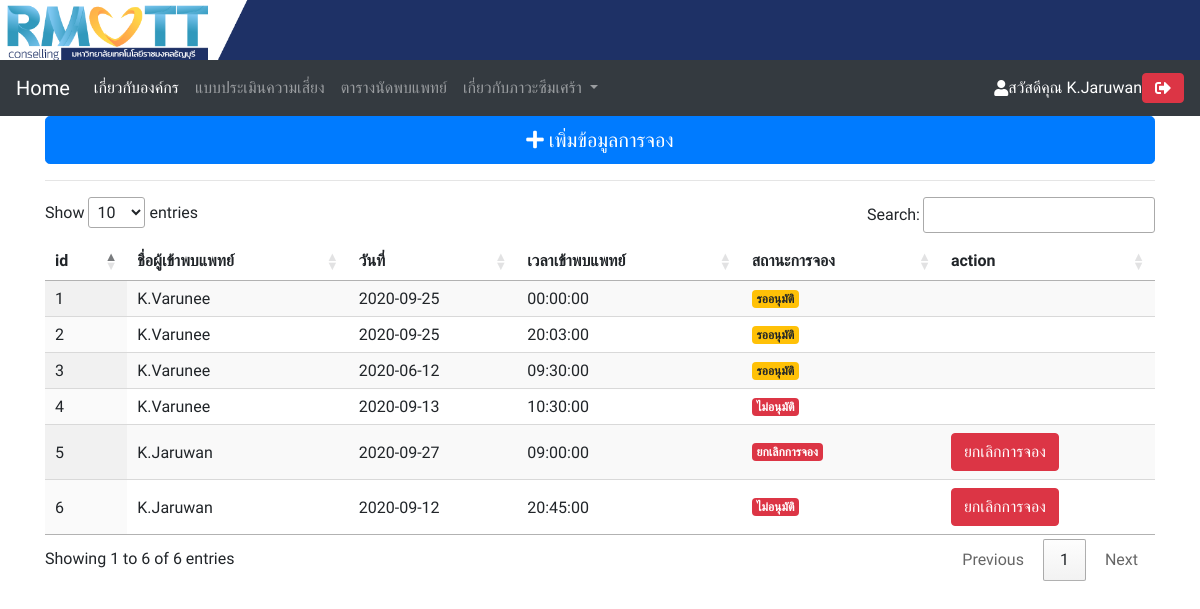
The page /meetdoctor.php (signed in) on the database its author committed.
### tables this page shows
CREATE TABLE `meetdr` (
  `id` int(11) NOT NULL,
  `date` date NOT NULL,
  `time` time NOT NULL,
  `ownerid` varchar(13) NOT NULL,
  `status` tinyint(1) NOT NULL DEFAULT '0',
  `timestamp` timestamp NOT NULL DEFAULT CURRENT_TIMESTAMP
);

### checkrole.php (called while the page is built, shortened)
<?php
require 'dbconfig.php';
$datathisuser = mysqli_Fetch_Array(mysqli_query($conn,"SELECT * FROM login Where id='$_SESSION[id]'"));
function statusbar($statusid){
    if($statusid==0){
        $text = "รออนุมัติ";
    }elseif($statusid==1){
        $color = "success";
        $text = "อนุมัติแล้ว รอพบแพทย์";
    }elseif($statusid==2){
        $text = "ไม่อนุมัติ";
    }elseif($statusid==3){
        $text = "ยกเลิกการจอง";
    }
    return $text;
}
function colorbadge($statusid){
    if($statusid==0){
        $color = "warning";
    }elseif($statusid==1){
        $color = "success";
        $text = "อนุมัติแล้ว รอพบแพทย์";
    }elseif($statusid==2){
        $color = "danger";
    }elseif($statusid==3){
        $color = "danger";
    }
    return $color;
}

### meetdoctor.php (the view, shortened to what this page needs)
<?php
require_once 'checkrole.php';
?>
<!doctype html>
<html lang="en">
<head>
    <link rel="stylesheet" href="https://stackpath.bootstrapcdn.com/bootstrap/4.5.2/css/bootstrap.min.css">
    <link rel="stylesheet" href="https://pro.fontawesome.com/releases/v5.10.0/css/all.css" />
    <link rel="stylesheet" type="text/css" href="https://cdn.datatables.net/1.10.22/css/jquery.dataTables.css">
</head>
<body>
    <?php require_once 'banner.php'; ?>
    <?php require_once 'navbar.php'; ?>
    <div class="container">
        <div class="row">
            <div class="col">
                <button type="button" class="btn btn-primary btn-lg btn-block" data-toggle="modal" data-target="#modelId">
                    <i class="fa fa-plus" aria-hidden="true"></i> เพิ่มข้อมูลการจอง
                </button>
                <hr>
                <table id="allmeetdoctor" class="display">
                    <thead>
                        <tr>
                            <th>id</th>
                            <th>ชื่อผู้เข้าพบแพทย์</th>
                            <th>วันที่</th>
                            <th>เวลาเข้าพบแพทย์</th>
                            <th>สถานะการจอง</th>
                            <th>action</th>
                        </tr>
                    </thead>
                    <tbody>
                        <?php
                        $sql = $conn->query("SELECT * FROM meetdr");
                        while ($datamymeetdr = $sql->fetch_assoc()) {
                            $dataname = $conn->query("SELECT name FROM login Where id='$datamymeetdr[ownerid]'")->fetch_assoc();
                        ?>
                            <tr>
                                <td><?= $datamymeetdr['id'] ?></td>
                                <td><?= $dataname['name'] ?></td>
                                <td><?= $datamymeetdr['date'] ?></td>
                                <td><?= $datamymeetdr['time'] ?></td>
                                <td><span class="badge badge-<?= colorbadge($datamymeetdr['status'])  ?>"><?= statusbar($datamymeetdr['status'])  ?></span></td>
                                <td>
                                    <?php if($_SESSION['role']==1){ ?>
                                    <a href="approve.php?id=<?= $datamymeetdr['id'] ?>" class="btn btn-success">อนุมัติ</a>
                                    <a href="notapprovemymeet.php?id=<?= $datamymeetdr['id'] ?>" class="btn btn-danger">ไม่อนุมัติ</a>
                                    <?php }elseif($_SESSION['role']==2 AND $_SESSION['id']==$datamymeetdr['ownerid']){ ?>
                                        <a href="deletemymeet.php?id=<?= $datamymeetdr['id'] ?>" class="btn btn-danger">ยกเลิกการจอง</a>
                                    <?php } ?>
                                </td>
                            </tr>
                        <?php } ?>
                    </tbody>
                </table>
            </div>
        </div>
    </div>
</body>
</html>

### navbar.php (shortened to what this page needs)
<nav class="navbar navbar-expand-lg navbar-dark bg-dark text-white">
    <a class="navbar-brand" href="index.php">Home</a>
    <div class="collapse navbar-collapse" id="navbarSupportedContent">
        <ul class="navbar-nav mr-auto">
            <li class="nav-item active">
                <a class="nav-link" href="about.php">เกี่ยวกับองค์กร <span class="sr-only">(current)</span></a>
            </li>
            <li class="nav-item">
                <a class="nav-link" href="sad.php">แบบประเมินความเสี่ยง</a>
            </li>
            <?php
            if ($_SESSION['logined'] === TRUE) { ?>
                <li class="nav-item">
                    <a class="nav-link" href="meetdoctor.php">ตารางนัดพบแพทย์</a>
                </li>
            <?php } ?>
            <li class="nav-item dropdown">
                <a class="nav-link dropdown-toggle" href="#" id="navbarDropdown" role="button" data-toggle="dropdown" aria-haspopup="true" aria-expanded="false">
                    เกี่ยวกับภาวะซึมเศร้า
                </a>
            </li>
        </ul>
        <?php
        if ($_SESSION['logined'] == FALSE) { ?>
            <button class="btn btn-outline-success my-2 my-sm-0" data-toggle="modal" data-target="#exampleModal" data-whatever="@mdo">เข้าสู่ระบบ</button>
            <div class="modal fade text-dark" id="exampleModal" tabindex="-1" aria-labelledby="exampleModalLabel" aria-hidden="true">
                <div class="modal-dialog">
                    <div class="modal-content">
                        <div class="modal-header">
                            <h5 class="modal-title" id="exampleModalLabel">เข้าสู่ระบบ</h5>
                            <button type="button" class="close" data-dismiss="modal" aria-label="Close">
                                <span aria-hidden="true">&times;</span>
                            </button>
                        </div>
                        <div class="modal-body">
                            <form action="" method="post">
                                <div class="form-group">
                                    <label for="recipient-name" class="col-form-label">รหัสบัตรนักศึกษา:</label>
                                    <input type="text" name="username" class="form-control" id="recipient-name" required="">
                                </div>
                                <div class="form-group">
                                    <label for="message-text" class="col-form-label">รหัสผ่าน:</label>
                                    <input type="password" name="password" class="form-control" required="">
                                </div>
                        </div>
                        <div class="modal-footer">
                            <button type="button" class="btn btn-secondary" data-dismiss="modal">ปิด</button>
                            <button type="submit" name="submit" class="btn btn-primary">เข้าสู่ระบบ</button>
                            </form>
                        </div>
                    </div>
                </div>
            </div>
        <?php } else { ?>
            <i class="fa fa-user text-white"> </i> สวัสดีคุณ <?= $datathisuser['name'] ?>
            <a href="logout.php" class="btn btn-danger"><i class="fa fa-sign-out-alt text-white"></i></a>
        <?php } ?>
    </div>
</nav>

### meetdoctor.php (style rules this page uses)
* { font-family: 'Prompt', sans-serif; }

### rows shown on the page
meetdr: id "1", ownerid.name "K.Varunee", date "2020-09-25", time "00:00:00", status "รออนุมัติ"
meetdr: id "2", ownerid.name "K.Varunee", date "2020-09-25", time "20:03:00", status "รออนุมัติ"
meetdr: id "3", ownerid.name "K.Varunee", date "2020-06-12", time "09:30:00", status "รออนุมัติ"
meetdr: id "4", ownerid.name "K.Varunee", date "2020-09-13", time "10:30:00", status "ไม่อนุมัติ"
meetdr: id "5", ownerid.name "K.Jaruwan", date "2020-09-27", time "09:00:00", status "ยกเลิกการจอง"
meetdr: id "6", ownerid.name "K.Jaruwan", date "2020-09-12", time "20:45:00", status "ไม่อนุมัติ"

### other values the page prints
$datathisuser['name'] "K.Jaruwan"
